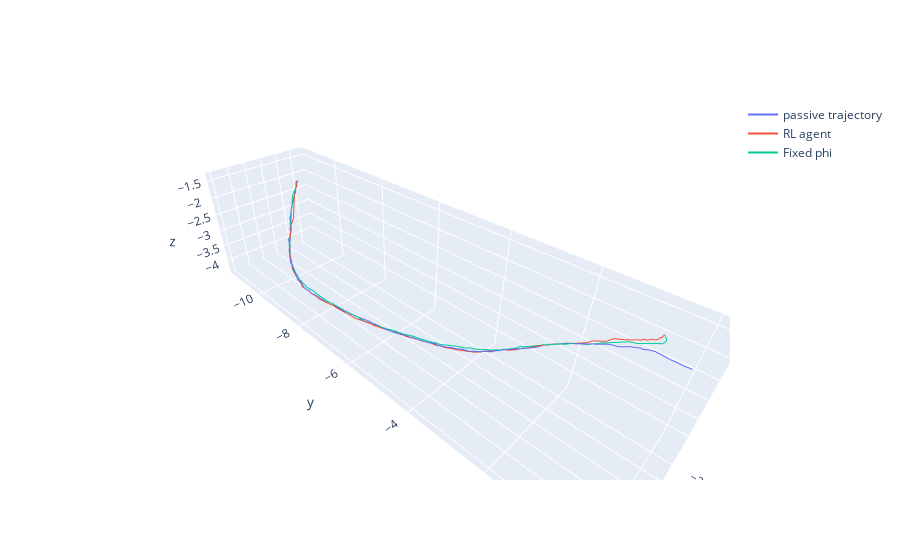

Here is the notebook cell this chart was saved with:
### Code cell
fig = go.Figure(data=go.Scatter3d(
        x=passive[:,0],
        y=passive[:,1],
        z=passive[:,2],
        mode='lines',
        name = "passive trajectory"
      )
    )

fig.add_trace(go.Scatter3d(
    x=rl_active[:,0],
    y=rl_active[:,1],
    z=rl_active[:,2],
    mode='lines',
    name="RL agent"
))


fig.add_trace(go.Scatter3d(
    x=fixed_active[:,0],
    y=fixed_active[:,1],
    z=fixed_active[:,2],
    mode='lines',
    name="Fixed phi"
))

### Figure 1 — Plotly figure (JSON) as saved in the notebook; plotly's stock layout.template omitted (floating-point values rounded to 4 significant figures; data arrays with more than 128 entries replaced by an {"elided": "..."} marker saying what was removed)
{"data": [{"mode": "lines", "name": "passive trajectory", "type": "scatter3d", "x": {"elided": "200 float values"}, "y": {"elided": "200 float values"}, "z": {"elided": "200 float values"}}, {"mode": "lines", "name": "RL agent", "type": "scatter3d", "x": {"elided": "200 float values"}, "y": {"elided": "200 float values"}, "z": {"elided": "200 float values"}}, {"mode": "lines", "name": "Fixed phi", "type": "scatter3d", "x": {"elided": "200 float values"}, "y": {"elided": "200 float values"}, "z": {"elided": "200 float values"}}], "layout": {}}
